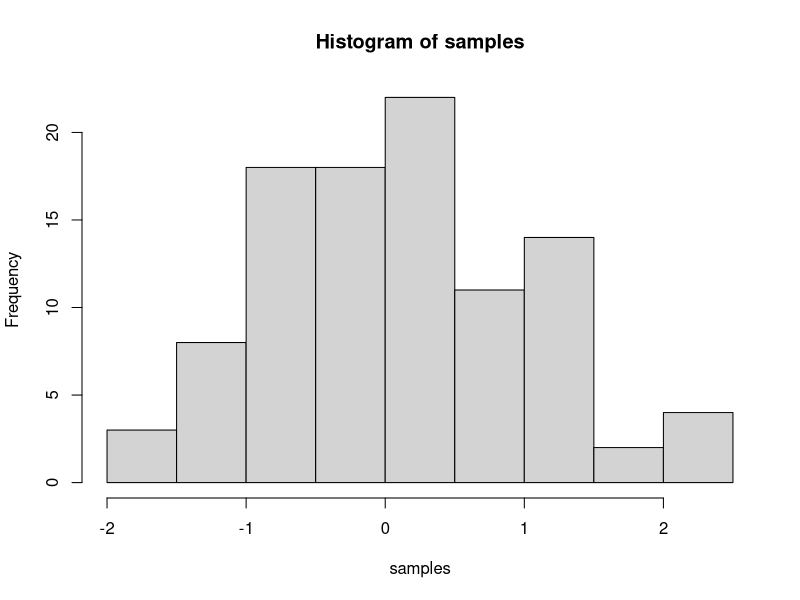

Write R code to recreate this figure.
## ---- chunk 1
knitr::opts_chunk$set(message=FALSE,warning=FALSE, cache=TRUE)
## ---- chunk 2
samples <- rnorm(100, mean=0, sd=1)
hist(samples)
